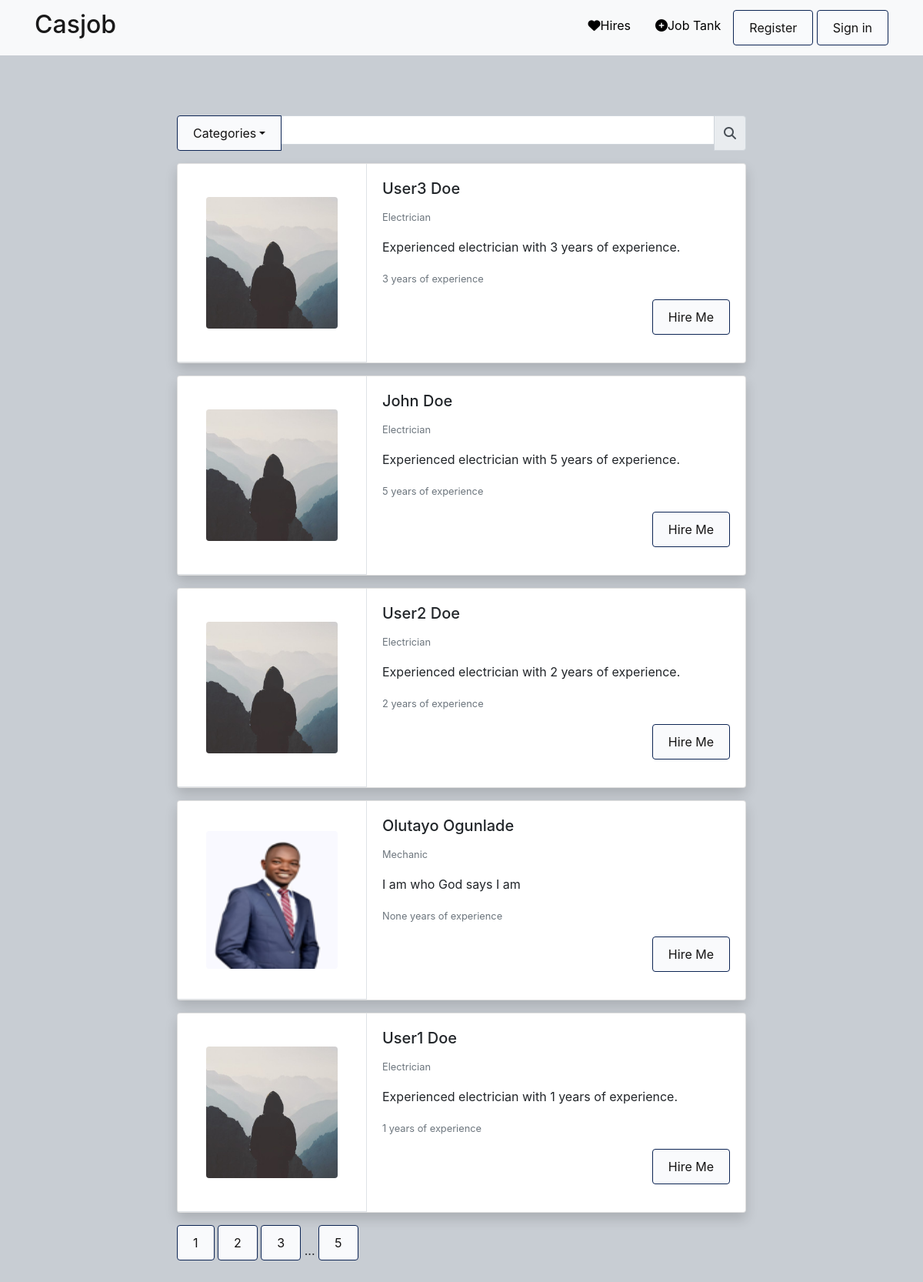
Page /hires on the committed database.
### casjob/models.py (models this page shows, shortened)
class User(db.Model, UserMixin):
    id = db.Column(db.Integer, primary_key=True)
    firstname = db.Column(db.String(20), unique=False, nullable=True)
    lastname = db.Column(db.String(20), unique=False, nullable=True)
    username = db.Column(db.String(20), unique=True, nullable=False)
    phone_number = db.Column(db.String(20), unique=True, nullable=True)
    email = db.Column(db.String(120), unique=True, nullable=False)
    skill_type = db.Column(db.String(50), nullable=True)
    bio = db.Column(db.String(300), nullable=True)
    image_file = db.Column(db.String(20), nullable=False, default='default.jpg')
    password = db.Column(db.String(60), nullable=False)
    years_of_experience = db.Column(db.Integer)
    posts = db.relationship('Post', backref='author', lazy=True)
    applications = db.relationship('JobApplication', backref='applicant', lazy=True)

### casjob/routes.py (the view)
@app.route('/hires')
def hire():
    page = request.args.get('page', 1, type=int)
    per_page = 5
    skills = [
    'Mechanic', 'Electrician', 'Plumber', 'Carpenter', 'Welder',
    'Cleaner', 'Janitor', 'Housekeeper', 'Pool Cleaner',
    'Computer Technician', 'IT Support', 'Appliance Repair Technician',
    'Delivery Driver', 'Courier', 'Taxi/Uber Driver',
    'Event Staff', 'Caterer', 'Bartender', 'Waitstaff',
    'Gardener', 'Landscaper', 'Pool Maintenance',
    'Babysitter', 'Pet Sitter', 'Dog Walker',
    'Fitness Trainer', 'Yoga Instructor', 'Massage Therapist',
    'Graphic Designer', 'Photographer', 'Writer',
    'Retail Sales Associate', 'Customer Service Representative'
]
    hires = User.query.paginate(page=page, per_page=per_page)
    shuffled_items = hires.items
    shuffle(shuffled_items)
    return render_template('hires.html', title='Hires', hires=hires, skills=skills)

### casjob/Templates/hires.html (shortened to what this page needs)
{% extends 'base.html' %}
    {% block content %}
    <div class="input-group mb-3 mx-auto" style="max-width: 740px;">
        <div class="input-group-prepend">
          <button class="btn btn-outline-secondary dropdown-toggle" type="button" data-toggle="dropdown" aria-haspopup="true" aria-expanded="false">Categories</button>
        </div>
        <input type="text" class="form-control" aria-label="Text input with dropdown button">
        <div class="input-group-append">
            <span class="input-group-text" id="basic-addon2"><i class="fa-solid fa-magnifying-glass"></i></span>
        </div>
    </div>
        {% for hire in hires %}
                <div class="shadow card mb-3 mx-auto" style="max-width: 740px;">
                    <div class="row no-gutters">
                        <div class="col-md-4 d-flex align-items-center justify-content-center border-right border-bottom">
                            <img src="{{ url_for('static', filename='profile_pics/' + hire.image_file)}}" class="card-img rounded" alt="man" style="max-width: 70%; max-height: 70%;">
                        </div>
                        <div class="col-md-8">
                            <div class="card-body">
                            <h5 class="card-title">{{ hire.firstname }} {{ hire.lastname }}</h5>
                            <p class="card-text"><small class="text-muted">{{ hire.skill_type }}</small></p>
                            <p class="card-text">{{ hire.bio }}</p>
                            <p class="card-text"><small class="text-muted">{{ hire.years_of_experience }} years of experience</small></p>
                            {% if hire != current_user %}
                            <div class="form-group text-right">
                                <a href="#" class="btn btn-outline-info custom-submit-btn">Hire Me</a>
                            </div>
                            {% endif %}
                            </div>
                        </div>
                    </div>
                </div>
        {% endfor %}
        {% for page_num in hires.iter_pages(left_edge=1, right_edge=1, left_current=1, right_current=2) %}
            {% if page_num %}
                {% if hires.page == page_num %}
                    <a class="btn btn-info mb-4" href="{{ url_for('hire', page=page_num) }}">{{ page_num }}</a>
                {% else %}
                    <a class="btn btn-outline-info mb-4" href="{{ url_for('hire', page=page_num) }}">{{ page_num }}</a>
                {% endif %}
            {% else %}
                ...
            {% endif %}
        {% endfor %}
    {% endblock content %}

### casjob/Templates/base.html (shortened to what this page needs)
<!DOCTYPE html>
<html lang="en">
<head>
    <link rel="stylesheet" href="https://cdn.jsdelivr.net/npm/bootstrap@4.3.1/dist/css/bootstrap.min.css">
    <link rel="stylesheet" href="https://cdn.jsdelivr.net/npm/bootstrap@4.0.0/dist/css/bootstrap.min.css">
    <link rel="stylesheet" href="{{ url_for('static', filename='main.css') }}">
</head>
<body>
    <nav class="navbar navbar-expand-lg fixed-top bg-light navbar-light">
        <div class="container">
          <a class="navbar-brand" href="/"><h2>Casjob</h2></a>
          <div class="collapse navbar-collapse" id="navbarSupportedContent">
            <ul class="navbar-nav ml-auto">
              <li class="nav-item">
                <a class="nav-link mx-2" href="{{ url_for('hire') }}"><i class="fas fa-heart pe-2"></i>Hires</a>
              </li>
              <li class="nav-item">
                <a class="nav-link mx-2" href="{{ url_for('job_tank') }}"><i class="fas fa-plus-circle pe-2"></i>Job Tank</a>
              </li>
              {% if current_user.is_authenticated %}
              <li class="nav-item">
                <a class="nav-link mx-2" href="{{ url_for('new_job_post') }}"><i class="fas fa-plus-circle pe-2"></i>Post Jobs</a>
              </li>
              <li class="nav-item">
                <a class="btn btn-black btn-rounded" href="{{ url_for('account') }}">Account</a>
                <a class="btn btn-black btn-rounded" href="{{ url_for('logout') }}">Sign Out</a>
                </li>
                {% else %}
                <li class="nav-item">
                <a class="btn btn-black btn-rounded" href="{{ url_for('register') }}">Register</a>
                <a class="btn btn-black btn-rounded" href="{{ url_for('login') }}">Sign in</a>
              </li>
              {% endif %}
            </ul>
          </div>
        </div>
      </nav>
      <div class="content-section mx-auto" style="max-width: 740px;">
      {% block content %}{% endblock %}
      </div>
</body>
</html>

### casjob/static/main.css (style rules this page uses)
body { background-color: rgb(200, 205, 211); margin-top: 100px; padding: 50px; }
.navbar-light .navbar-nav .nav-link { color: #000; }
.btn { background-color: #f9fafc; color: #141313; border: solid 1px; border-color: #0c2453; padding: 10px 20px; cursor: pointer; }

### rows in the picture
User: image_file (placeholder picture), firstname "User3", lastname "Doe", skill_type "Electrician", bio "Experienced electrician with 3 years of experience.", years_of_experience "3"
User: image_file (placeholder picture), firstname "John", lastname "Doe", skill_type "Electrician", bio "Experienced electrician with 5 years of experience.", years_of_experience "5"
User: image_file (placeholder picture), firstname "User2", lastname "Doe", skill_type "Electrician", bio "Experienced electrician with 2 years of experience.", years_of_experience "2"
User: image_file (picture), firstname "Olutayo", lastname "Ogunlade", skill_type "Mechanic", bio "I am who God says I am", years_of_experience "None"
User: image_file (placeholder picture), firstname "User1", lastname "Doe", skill_type "Electrician", bio "Experienced electrician with 1 years of experience.", years_of_experience "1"

### other values in the picture
{{ page_num }} "1"
{{ page_num }} "2" "3" "5"
